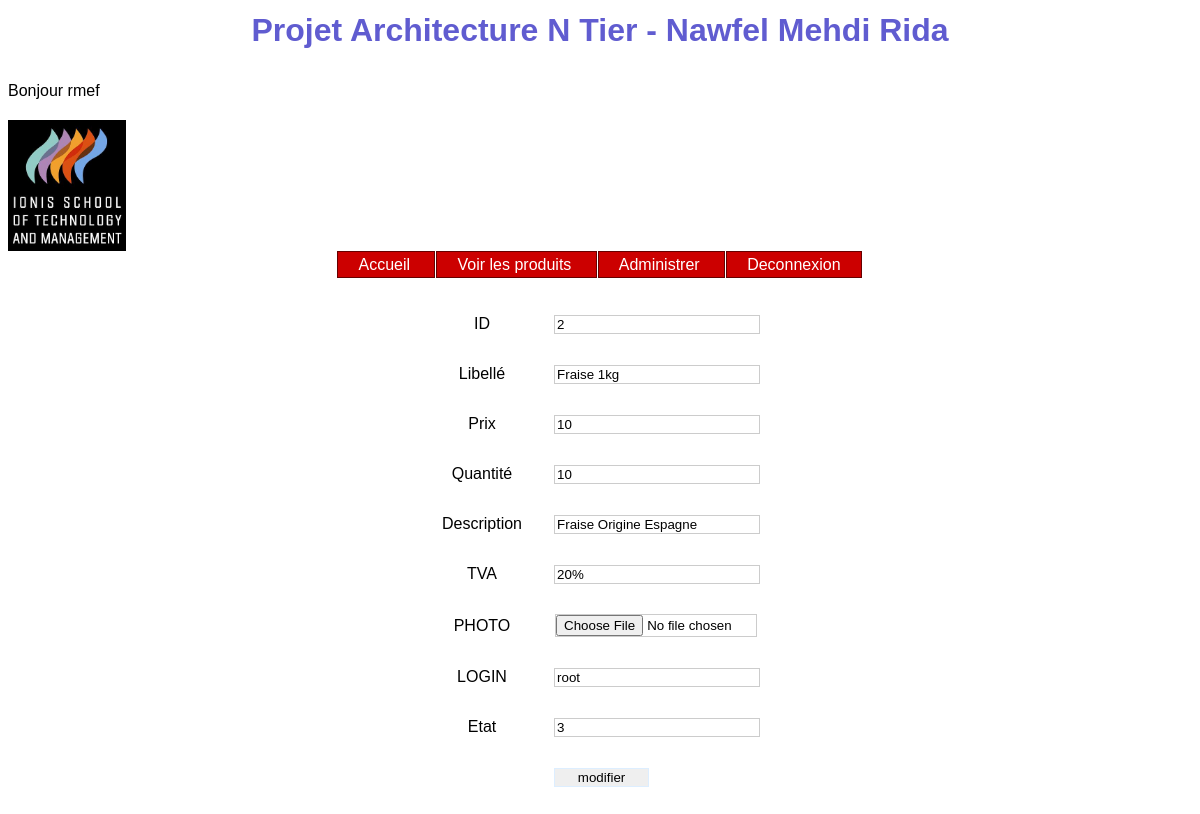
/index.php?uc=modifier&cleP=2 (signed in), run on the app's committed database.
### tables this page shows
CREATE TABLE `produit` (
  `id` int(11) NOT NULL,
  `sku` varchar(10) NOT NULL,
  `libelle` varchar(50) NOT NULL,
  `prix` double NOT NULL,
  `quantite` int(11) DEFAULT NULL,
  `photo` varchar(250) DEFAULT NULL,
  `description` text,
  `tva` varchar(4) NOT NULL,
  `login` varchar(50) NOT NULL,
  `etat` int(11) NOT NULL,
  `date` date NOT NULL
);

### util/class.PDO.Ionis.inc.php (called while the page is built, shortened)
<?php
class PdoIonis {
    private static $serveur = 'mysql:host=localhost';
    private static $bdd = 'dbname=archi_ntiers';
    private static $user = 'root';
    private static $mdp = 'root';
    private static $monPdo;
    private static $monPdoIonis = null;
    private function __construct() {
        PdoIonis::$monPdo = new PDO(PdoIonis::$serveur . ';' . PdoIonis::$bdd, PdoIonis::$user, PdoIonis::$mdp);
        PdoIonis::$monPdo->query("SET CHARACTER SET utf8");
    }
    public static function getPdoIonis() {
        if (PdoIonis::$monPdoIonis == null) {
            PdoIonis::$monPdoIonis = new PdoIonis();
        }
        return PdoIonis::$monPdoIonis;
    }
    public function afficheProduit($id) {
        $req = "select * from produit where id = '$id'";
        $res = PdoIonis::$monPdo->query($req);
        $unProduit = $res->fetch();
        return $unProduit;
    }
}
?>

### vues/v_modif.php (the view, shortened to what this page needs)
<html>
    <br>
    <form name="modification" action="index.php?uc=modification" method="POST">
        <table border="0" align="center" cellspacing="10" cellpadding="10">
            <tr align="center">
                <td>ID</td>
                <td><input type="text" name="id" value="<?php echo $unProduit['id']; ?>" readonly="readonly"></td>
            </tr>
            <tr align="center">
                <td>Libellé</td>
                <td><input type="text" name="libelle" value="<?php echo $unProduit['libelle']; ?>"></td>
            </tr>
            <tr align="center">
                <td>Prix</td>
                <td><input type="text" name="prix" value="<?php echo $unProduit['prix']; ?>"></td>
            </tr>
            <tr align="center">
                <td>Quantité</td>
                <td><input type="text" name="quantite" value="<?php echo $unProduit['quantite']; ?>"></td>
            </tr>
            <tr align="center">
                <td>Description</td>
                <td><input type="text" name="description" value="<?php echo $unProduit['description']; ?>"></td>
            </tr>
            <tr align="center">
                <td>TVA</td>
                <td><input type="text" name="tva" value="<?php echo $unProduit['tva']; ?>"></td>
            </tr>
            <tr align="center">
                <td>PHOTO</td>
                <td><input type="file" name="photo" /></td>
            </tr>
            <tr align="center">
                <td>LOGIN</td>
                <td><input type="text" name="login" value="<?php echo $unProduit['login']; ?>" readonly="readonly"></td>
            </tr>
            <tr align="center">
                <td>Etat</td>
                <td><input type="text" name="etat" value="<?php echo $unProduit['etat']; ?>" readonly="readonly"></td>
            </tr>
            <tr align="center">
                <td colspan="2"><input type="submit" value="modifier"></td>
            </tr>
        </table>
    </form>
</html>

### util/style.css (style rules this page uses)
html { font:normal 100%/1.2em "Trebuchet MS",Verdana,Helvetica,Arial,sans-serif; }
input { margin-left: 1%; width: 30%; border: #CCC 1px solid; }
input[type="submit"] { border: #DDEEFF 1px solid; width: 30%; }
input { width:200px; }

### data on the page
produit: id "2", libelle "Fraise 1kg", prix "10", quantite "10", description "Fraise Origine Espagne", tva "20%", login "root", etat "3"

### other printed values
$_SESSION[login] "rmef"
